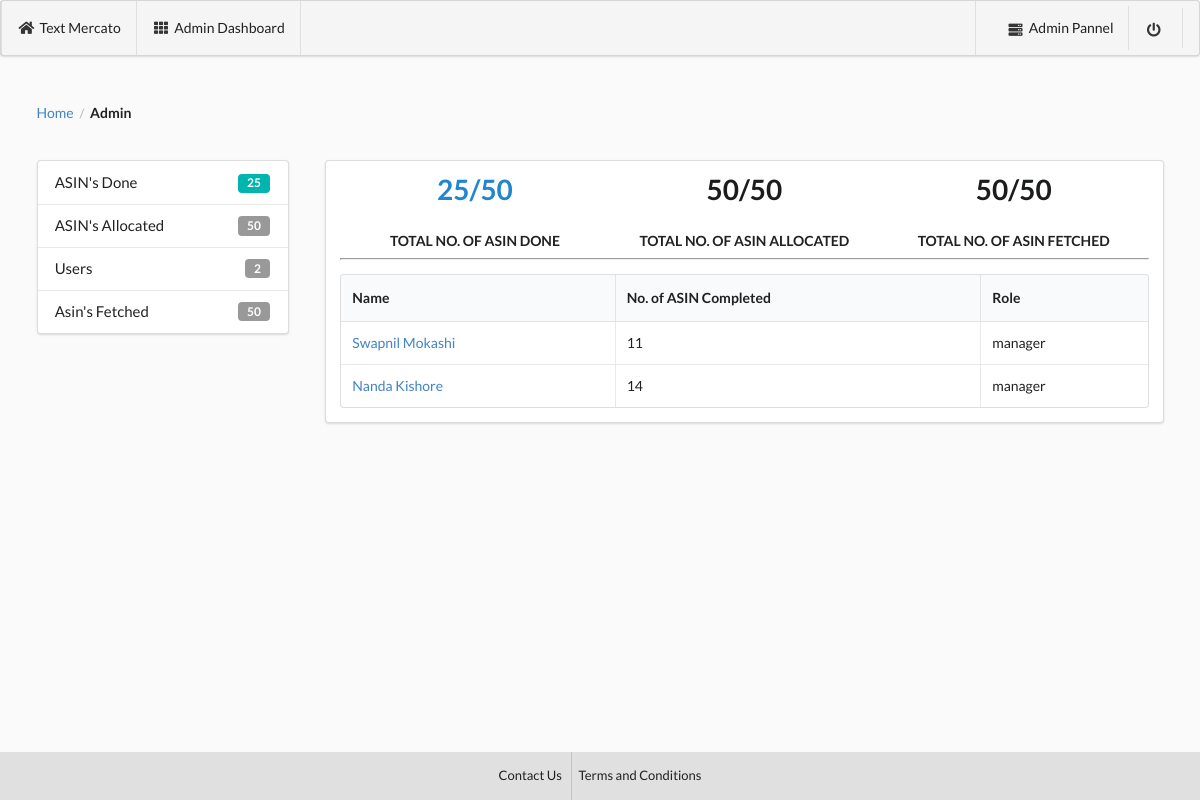
/manager/, run on an earlier commit of the app's database.
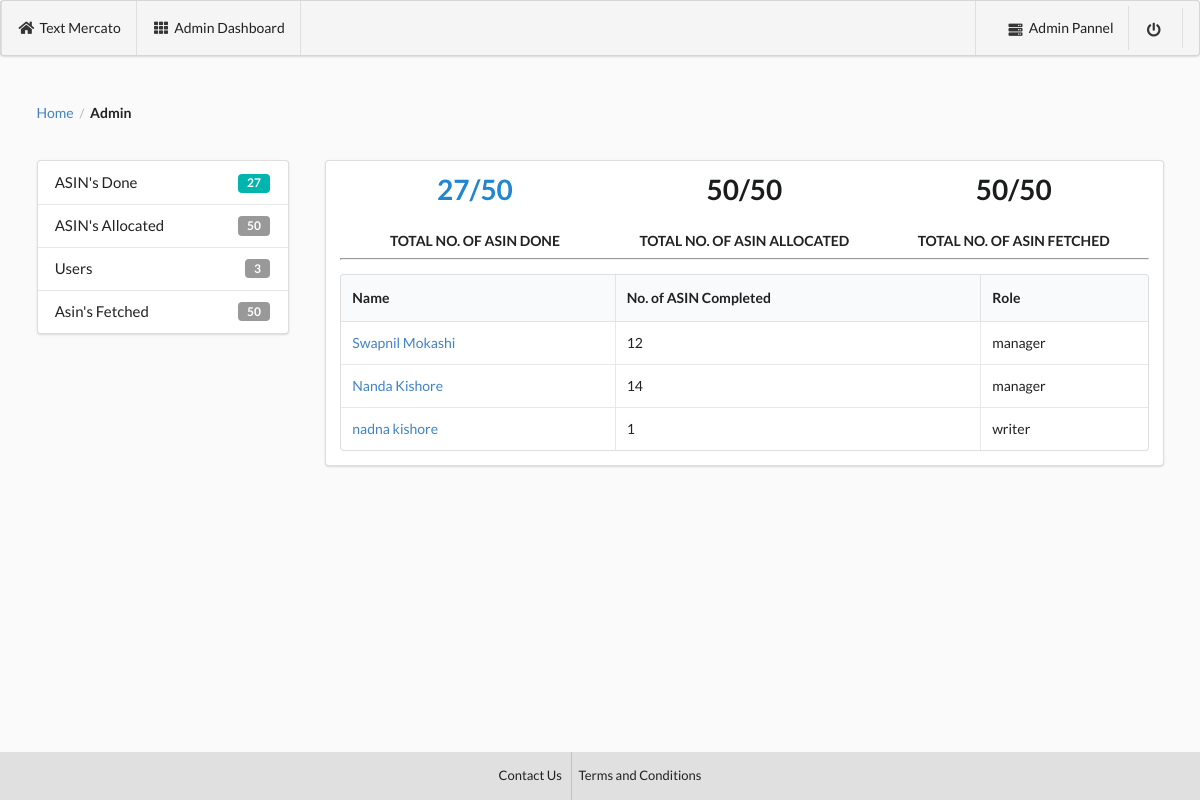
And on a later commit of the database.
### app/models.py (models this page shows, shortened)
class empDetail(models.Model):
    name = models.CharField(max_length=10000, blank=True, null=True)
    asin_done_c = models.IntegerField(default=0,blank=True, null=True)
    email = models.CharField(max_length=1000,blank=True, null=True)
    roles = models.CharField(max_length=1000,blank=True, null=True)

### app/views.py (the view)
# urls.py: url(r'^manager/',views.manager,name="manager"),
def manager(request):
    data1 = asinDetail.objects.all()
    total_asin = data1.count()
    data2 = asinDetail.objects.filter(status=True)
    done_asin = data2.count()
    data3 = empDetail.objects.filter(~Q(roles="admin"))
    total_user = data3.count()
    data4 = asinDetail.objects.filter(extracted=True)
    asin_fetch = data4.count()
    data5 = asinDetail.objects.filter(~Q(email__isnull=True))
    asin_allocated = data5.count()
    context = {
        'total_asin':total_asin,
        'asin_allocated':asin_allocated,
        'done_asin':done_asin,
        'total_user':total_user,
        'asin_fetch':asin_fetch,
        'data3':data3
        }
    return render(request,'manager.html',context=context)

### templates/manager.html (shortened to what this page needs)
<!DOCTYPE html>
{% load staticfiles %}
<html lang="en" dir="ltr">
  <head>
    <link rel="stylesheet" href="https://cdn.jsdelivr.net/npm/semantic-ui@2.4.0/dist/semantic.min.css">
  </head>
  <body style="background:#fafafa;">
    <div class="ui menu" style="background:#f5f5f5; height:7%;">
  <div class="ui container">
    <a class="item" style="color:#212121;">
      <i class="home icon" style="color:#212121;"></i> Text Mercato
    </a>
    <a class="item" style="color:#212121;">
      <i class="grid layout icon" style="color:#212121;"></i>Admin Dashboard
    </a>
  </div>
  <div class="right item">
     <a class="item" style="color:#212121;" href="{% url 'admin:index' %}" target="_blank">
      <i class="server icon" style="color:#212121;"></i>Admin Pannel</a>
      <a class="item" style="color:#212121;" href="{% url 'app:index' %}">
        <i class="power off icon" style="color:#212121;"></i></a>
    </div>
</div>
    <div class="ui container raised" style="margin-top:3.8%;">
      <div class="ui breadcrumb">
  <a class="section">Home</a>
  <div class="divider"> / </div>
  <div class="active section">Admin</div>
</div>
    <div class="ui grid" style="margin-top:2.2%;" >
      <div class="four wide column segment">
        <div class="ui large vertical menu">
        <a class="teal item">
          ASIN's Done
          <div class="ui teal left label">{{done_asin}}</div>
        </a>
        <a class="teal item">
          ASIN's Allocated
          <div class="ui left label">{{asin_allocated}}</div>
        </a>
        <a class="teal item">
          Users
          <div class="ui label">{{total_user}}</div>
        </a>
        <a class="teal item" href="{% url 'app:fetch_asin' %}">
          Asin's Fetched
          <div class="ui label">{{asin_fetch}}</div>
        </a>
      </div>
 </div>
  <div class="twelve wide stretched column">
    <div class="ui segment">
      <div class="ui container">
          <div class="ui three statistics">
  <div class="blue statistic">
    <div class="text value">
      {{done_asin}}/{{total_asin}}
    </div>
    <div class="label">
      Total No. of ASIN Done
    </div>
  </div>
  <div class="statistic">
    <div class="text value">
      {{asin_allocated}}/{{total_asin}}
    </div>
    <div class="label">
      Total No. of ASIN Allocated
    </div>
  </div>
  <div class="statistic">
    <div class="text value">
      {{asin_fetch}}/{{total_asin}}
    </div>
    <div class="label">
      Total No. of ASIN Fetched
    </div>
  </div>
</div>
      </div>
      <hr>
      <table class="ui selectable celled table">
    <thead>
      <tr>
        <th>Name</th>
        <th>No. of ASIN Completed</th>
        <th>Role</th>
      </tr>
    </thead>
    <tbody>
      {% for i in data3 %}
      <tr>
        <td><a href="/user/{{i.email}}">{{i.name}}</a></td>
        <td>{{i.asin_done_c}}</td>
        <td>{{i.roles}}</td>
      </tr>
      {% endfor %}
    </tbody>
  </table>
    </div>
  </div>
</div>
</div>
 <footer style="position:fixed;bottom:0; width:100%;">
   <div style="background:#e0e0e0;">
      <div class="ui center aligned container">
        <div class="ui horizontal small divided link list">
          <a class="item" href="#" style="color:#212121; padding-top:10%; padding-bottom:10%;">Contact Us</a>
          <a class="item" href="#" style="color:#212121; padding-top:10%; padding-bottom:10%;">Terms and Conditions</a>
        </div>
      </div>
    </div>
 </footer>
  </body>
</html>

What changed in the data, as far as the page shows it:
changed empDetail "Swapnil Mokashi": asin_done_c "11" → "12"
added empDetail: name "nadna kishore", asin_done_c "1", roles "writer"
Also different on the page:
{{ done_asin }}: "25" → "27"
{{ total_user }}: "2" → "3"
